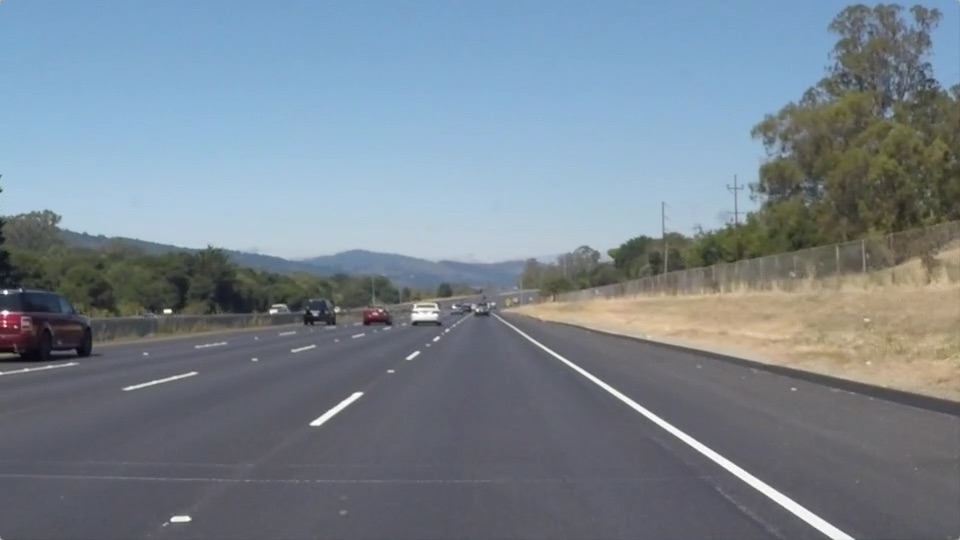
#> input picture test_images/solidWhiteRight.jpg, 960 x 540 px
$ jupyter execute --allow-errors P1.ipynb   (shell and % lines are left out)
#> lines starting #> are read from the running program, lines starting #| are printed output that depends on the picture; after the words box and inside, x2 and y2 are one past the last pixel; in counts of white or black regions, pixels touching at a corner belong together
# **Finding Lane Lines on the Road**
***
In this project, you will use the tools you learned about in the lesson to identify lane lines on the road.  You can develop your pipeline on a series of individual images, and later apply the result to a video stream (really just a series of images). Check out the video clip "raw-lines-example.mp4" (also contained in this repository) to see what the output should look like after using the helper functions below.

Once you have a result that looks roughly like "raw-lines-example.mp4", you'll need to get creative and try to average and/or extrapolate the line segments you've detected to map out the full extent of the lane lines.  You can see an example of the result you're going for in the video "P1_example.mp4".  Ultimately, you would like to draw just one line for the left side of the lane, and one for the right.

---
Let's have a look at our first image called 'test_images/solidWhiteRight.jpg'.  Run the 2 cells below (hit Shift-Enter or the "play" button above) to display the image.

**Note** If, at any point, you encounter frozen display windows or other confounding issues, you can always start again with a clean slate by going to the "Kernel" menu above and selecting "Restart & Clear Output".

---

**The tools you have are color selection, region of interest selection, grayscaling, Gaussian smoothing, Canny Edge Detection and Hough Tranform line detection.  You  are also free to explore and try other techniques that were not presented in the lesson.  Your goal is piece together a pipeline to detect the line segments in the image, then average/extrapolate them and draw them onto the image for display (as below).  Once you have a working pipeline, try it out on the video stream below.**

---

<figure>

 <figcaption>
 <p></p>
 <p style="text-align: center;"> Your output should look something like this (above) after detecting line segments using the helper functions below </p>
 </figcaption>
</figure>
 <p></p>
<figure>

 <figcaption>
 <p></p>
 <p style="text-align: center;"> Your goal is to connect/average/extrapolate line segments to get output like this</p>
 </figcaption>
</figure>

[cell 1]
#importing some useful packages
import matplotlib.pyplot as plt
import matplotlib.image as mpimg
import numpy as np
import cv2

[cell 2]
#reading in an image
image = mpimg.imread('test_images/solidWhiteRight.jpg')
#> image is the input picture: shape (540, 960, 3); mean R, G, B 120.3, 132.6, 143.7
#printing out some stats and plotting
print('This image is:', type(image), 'with dimesions:', image.shape)
#| This image is: <class 'numpy.ndarray'> with dimesions: (540, 960, 3)
plt.imshow(image)  # if you wanted to show a single color channel image called 'gray', for example, call as plt.imshow(gray, cmap='gray')

**Some OpenCV functions (beyond those introduced in the lesson) that might be useful for this project are:**

`cv2.inRange()` for color selection
`cv2.fillPoly()` for regions selection
`cv2.line()` to draw lines on an image given endpoints
`cv2.addWeighted()` to coadd / overlay two images
`cv2.cvtColor()` to grayscale or change color
`cv2.imwrite()` to output images to file
`cv2.bitwise_and()` to apply a mask to an image

**Check out the OpenCV documentation to learn about these and discover even more awesome functionality!**

Below are some helper functions to help get you started. They should look familiar from the lesson!

[cell 3]
import math

def grayscale(img):
    """Applies the Grayscale transform
    This will return an image with only one color channel
    but NOTE: to see the returned image as grayscale
    (assuming your grayscaled image is called 'gray')
    you should call plt.imshow(gray, cmap='gray')"""
    return cv2.cvtColor(img, cv2.COLOR_RGB2GRAY)
    # Or use BGR2GRAY if you read an image with cv2.imread()
    # return cv2.cvtColor(img, cv2.COLOR_BGR2GRAY)

def canny(img, low_threshold, high_threshold):
    """Applies the Canny transform"""
    return cv2.Canny(img, low_threshold, high_threshold)

def gaussian_blur(img, kernel_size):
    """Applies a Gaussian Noise kernel"""
    return cv2.GaussianBlur(img, (kernel_size, kernel_size), 0)

def region_of_interest(img, vertices):
    """
    Applies an image mask.

    Only keeps the region of the image defined by the polygon
    formed from `vertices`. The rest of the image is set to black.
    """
    #defining a blank mask to start with
    mask = np.zeros_like(img)

    #defining a 3 channel or 1 channel color to fill the mask with depending on the input image
    if len(img.shape) > 2:
        channel_count = img.shape[2]  # i.e. 3 or 4 depending on your image
        ignore_mask_color = (255,) * channel_count
    else:
        ignore_mask_color = 255

    #filling pixels inside the polygon defined by "vertices" with the fill color
    cv2.fillPoly(mask, vertices, ignore_mask_color)

    #returning the image only where mask pixels are nonzero
    masked_image = cv2.bitwise_and(img, mask)
    return masked_image


# Python 3 has support for cool math symbols.

def weighted_img(img, initial_img, α=0.8, β=1., λ=0.):
    """
    `img` is the output of the hough_lines(), An image with lines drawn on it.
    Should be a blank image (all black) with lines drawn on it.

    `initial_img` should be the image before any processing.

    The result image is computed as follows:

    initial_img * α + img * β + λ
    NOTE: initial_img and img must be the same shape!
    """
    return cv2.addWeighted(initial_img, α, img, β, λ)


def two_lines_aproximation(lines, img_shape):
    """
    Function input is list of lines detected on the images
    function distribute lines to left with negative slope and to right with positive slope
    find mean slope for left line and for right line
    On list of left(right) lines and mean slope, function builds one line
    """
    left_lines = []
    right_lines = []
    slopes = []

    for line in lines:
        s = slope(line)
        slopes.append(s)
        if s > 0.0 :
            right_lines.append(line)
        else :
            left_lines.append(line)

    left_slopes = [i for i in slopes if i < 0]
    right_slopes = [i for i in slopes if i > 0]

    left_slope = np.mean(np.array(left_slopes))
    right_slope = np.mean(np.array(right_slopes))

    left_line = get_one_line(left_lines, left_slope, img_shape)
    right_line = get_one_line(right_lines, right_slope, img_shape)

    return np.array([[left_line, right_line]])

def get_one_line(lines, slope, img_shape):

    points = []
    for line in lines:
        for x1,y1,x2,y2 in line:
            points.append([x1,y1])
            points.append([x2,y2])

    if len(points) == 0:
        return [0,0,0,0]

    upper_point = min(points, key=lambda point: point[1])
    upper_point = [int(np.mean(np.array([p[0] for p in points if p[1] == upper_point[1]]))), upper_point[1]]

    x2 = upper_point[0]
    y2 = upper_point[1]
    y1 = img_shape[0]
    x1 = int(x2 - (y2 - y1)/slope)

    return [x1,y1,x2,y2]


def slope(line):
    for x1,y1,x2,y2 in line:
        return (y2-y1) / (x2-x1)


def draw_lines(img, lines, color=[255, 0, 0], thickness=6):
    """
    NOTE: this is the function you might want to use as a starting point once you want to
    average/extrapolate the line segments you detect to map out the full
    extent of the lane (going from the result shown in raw-lines-example.mp4
    to that shown in P1_example.mp4).

    Think about things like separating line segments by their
    slope ((y2-y1)/(x2-x1)) to decide which segments are part of the left
    line vs. the right line.  Then, you can average the position of each of
    the lines and extrapolate to the top and bottom of the lane.

    This function draws `lines` with `color` and `thickness`.
    Lines are drawn on the image inplace (mutates the image).
    If you want to make the lines semi-transparent, think about combining
    this function with the weighted_img() function below
    """
    lines = two_lines_aproximation(lines, img.shape)

    for line in lines:
        for x1,y1,x2,y2 in line:
            cv2.line(img, (x1, y1), (x2, y2), color, thickness)


def hough_lines(img, rho, theta, threshold, min_line_len, max_line_gap):
    """
    `img` should be the output of a Canny transform.

    Returns an image with hough lines drawn.
    """
    lines = cv2.HoughLinesP(img, rho, theta, threshold, np.array([]), minLineLength=min_line_len, maxLineGap=max_line_gap)
    line_img = np.zeros((img.shape[0], img.shape[1], 3), dtype=np.uint8)
    draw_lines(line_img, lines)
    return line_img

## Test on Images

Now you should build your pipeline to work on the images in the directory "test_images"
**You should make sure your pipeline works well on these images before you try the videos.**

[cell 4]
import os
os.listdir("test_images/")

run your solution on all test_images and make copies into the test_images directory).

[cell 5]
# then save them to the test_images directory.
def find_lane_lines(img, kernel_size, canny_lowThreshold, canny_highThreshold,
                    rho, theta, threshold, min_line_len, max_line_gap, vertices) :
    gray_scale_img = grayscale(img)
    gaussian_gray_img = gaussian_blur(gray_scale_img, kernel_size)
    bounded_img = region_of_interest(canny(gaussian_gray_img, canny_lowThreshold, canny_highThreshold), vertices)
    img_with_lines = hough_lines(bounded_img, rho, theta, threshold, min_line_len, max_line_gap)
    return weighted_img(img_with_lines, img)

def verticies_of_region_of_interest(img):
    return np.array([[(0,img.shape[0]),(img.shape[1]*0.4, img.shape[0]*0.65), (img.shape[1]*0.6, img.shape[0]*0.65), (img.shape[1],img.shape[0])]], dtype=np.int32)

def process_image(image):
    # The output is a color image (3 channel) for processing video below
    # image with lines are drawn on lanes)
    vertices = verticies_of_region_of_interest(image)
    result = find_lane_lines(image,
                             kernel_size = 9, canny_lowThreshold = 50, canny_highThreshold = 150,
                             rho = 1, theta = np.pi/180,
                             threshold = 50, min_line_len = 100, max_line_gap = 160,
                             vertices = vertices)

    return result

imagePathList = os.listdir("test_images/")
count = 0
for path in imagePathList:
    img = mpimg.imread("test_images/" + path)
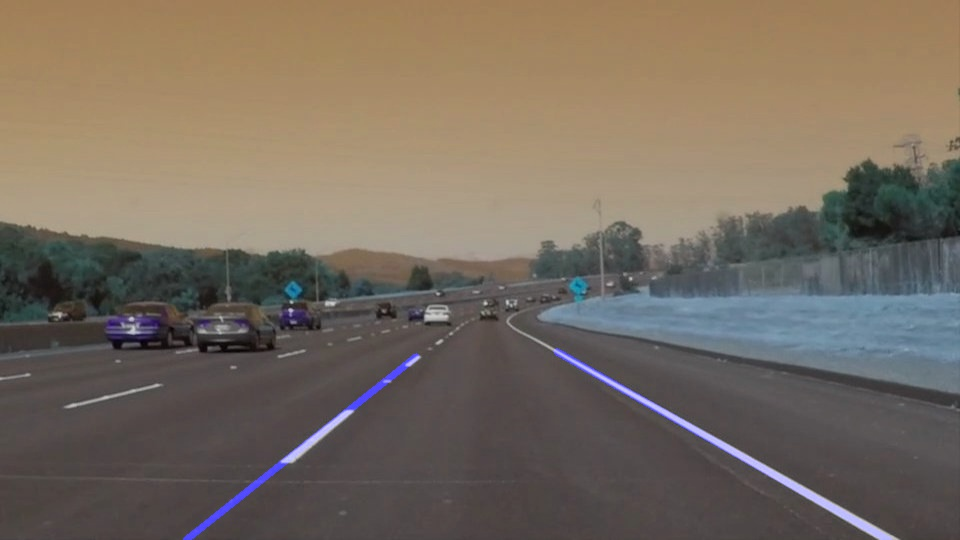
#> input picture test_images/new_solidWhiteCurve.jpg, 960 x 540 px
#> img is the input picture: shape (540, 960, 3); mean R, G, B 118.4, 107.5, 95.8
    img = process_image(img)
#> in process_image, `vertices = verticies_of_region_of_interest(image)`: vertices = [[0, 540], [384, 351], [576, 351], [960, 540]]
#> in grayscale, `return cv2.cvtColor(img, cv2.COLOR_RGB2GRAY)`:
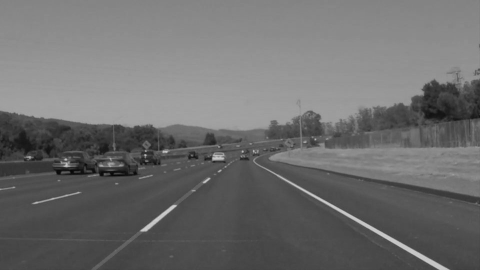
#> returned value: shape (540, 960) (shown at 1/2 size); min 3, max 211, mean 109.5
#> in canny, `return cv2.Canny(img, low_threshold, high_threshold)`:
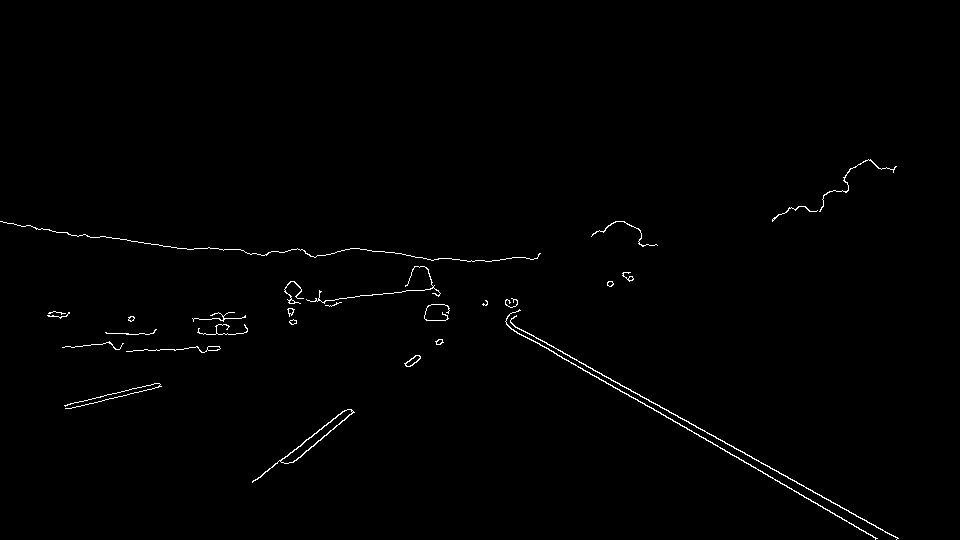
#> returned value: shape (540, 960); 0.73% white in thin lines or dots, all inside (x1, y1, x2, y2) = (0, 159, 899, 540)
#> in region_of_interest, `cv2.fillPoly(mask, vertices, ignore_mask_color)`:
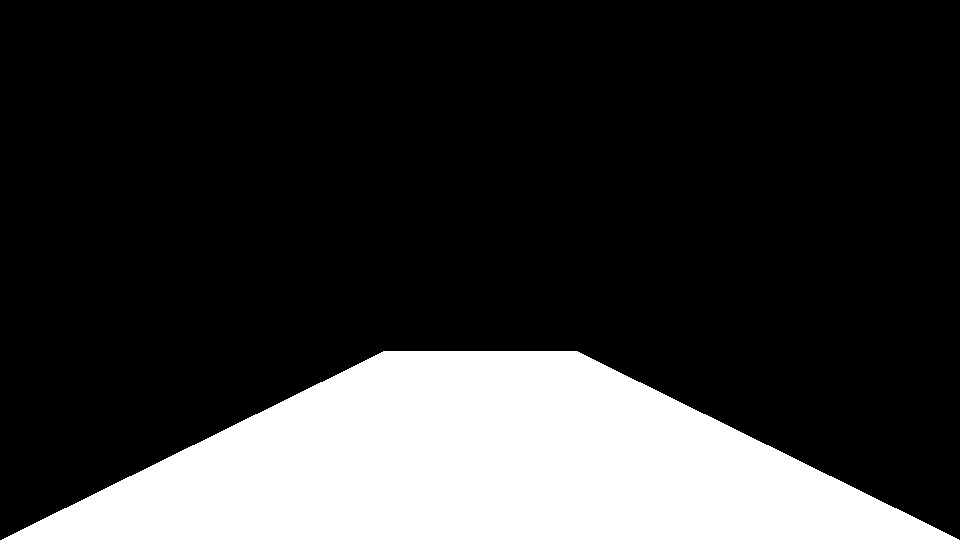
#> mask: shape (540, 960); 21% white; 1 white region, box (x1, y1, x2, y2) and area: (2, 351, 959, 540) 108869
#> in region_of_interest, `masked_image = cv2.bitwise_and(img, mask)`:
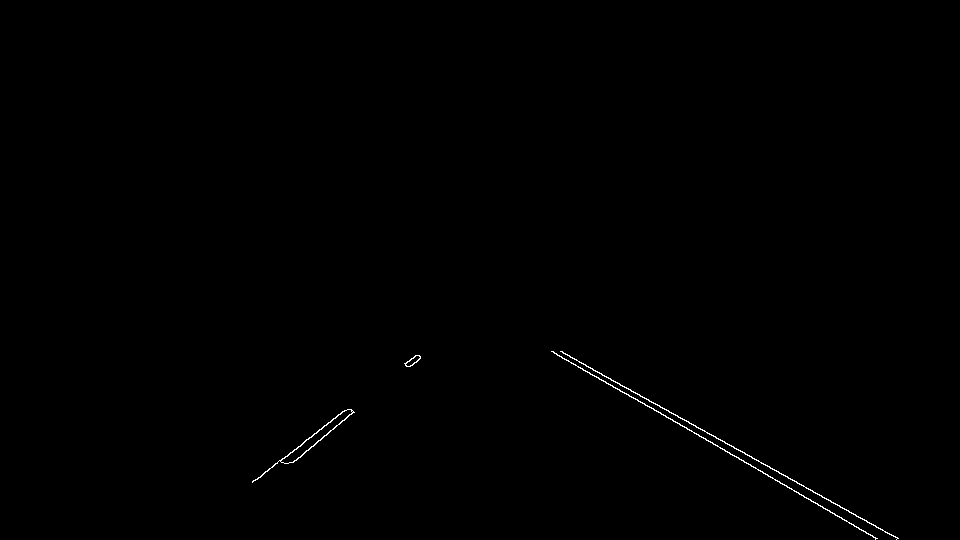
#> masked_image: shape (540, 960); 0.27% white in thin lines or dots, all inside (x1, y1, x2, y2) = (252, 351, 899, 540)
#> in hough_lines, `lines = cv2.HoughLinesP(img, rho, theta, threshold, np.array([]), minL..`: lines = [[552, 351, 877, 538], [560, 351, 898, 538], [252, 481, 404, 363], [293, 462, 419, 356], [619, 389, 872, 535], [257, 479, 416, 355]]
#> the loop in two_lines_aproximation, `for line in lines:` made 6 passes
#> (line, s) on passes 1 to 6: ([[552, 351, 877, 538]], 0.575), ([[560, 351, 898, 538]], 0.553), ([[252, 481, 404, 363]], -0.776), ([[293, 462, 419, 356]], -0.841), ([[619, 389, 872, 535]], 0.577), ([[257, 479, 416, 355]], -0.78)
#> after the loop in two_lines_aproximation, `for line in lines:`: left_lines = [[[252, 481, 404, 363]], [[293, 462, 419, 356]], [[257, 479, 416, 355]]]; right_lines = [[[552, 351, 877, 538]], [[560, 351, 898, 538]], [[619, 389, 872, 535]]]; slopes = [0.575, 0.553, -0.776, -0.841, 0.577, -0.78]
#> in two_lines_aproximation, `left_slopes = [i for i in slopes if i < 0]`: left_slopes = [-0.776, -0.841, -0.78]
#> in two_lines_aproximation, `right_slopes = [i for i in slopes if i > 0]`: right_slopes = [0.575, 0.553, 0.577]
#> in two_lines_aproximation, `left_slope = np.mean(np.array(left_slopes))`: left_slope = -0.799
#> in two_lines_aproximation, `right_slope = np.mean(np.array(right_slopes))`: right_slope = 0.569
#> the loop in get_one_line, `for line in lines:` made 3 passes
#> after the loop in get_one_line, `for line in lines:`: points = [[252, 481], [404, 363], [293, 462], [419, 356], [257, 479], [416, 355]]
#> in get_one_line, `upper_point = min(points, key=lambda point: point[1])`: upper_point = [416, 355]
#> in get_one_line, `x2 = upper_point[0]`: x2 = 416
#> in get_one_line, `y2 = upper_point[1]`: y2 = 355
#> in get_one_line, `x1 = int(x2 - (y2 - y1)/slope)`: x1 = 184
#> in two_lines_aproximation, `left_line = get_one_line(left_lines, left_slope, img_shape)`: left_line = [184, 540, 416, 355]
#> the loop in get_one_line (call 2), `for line in lines:` made 3 passes
#> in two_lines_aproximation, `right_line = get_one_line(right_lines, right_slope, img_shape)`: right_line = [888, 540, 556, 351]
#> in draw_lines, `lines = two_lines_aproximation(lines, img.shape)`: lines = [[184, 540, 416, 355], [888, 540, 556, 351]]
#> the loop in draw_lines, `for line in lines:` made 1 pass
#> line on pass 1: [[184, 540, 416, 355], [888, 540, 556, 351]]
#> in weighted_img, `return cv2.addWeighted(initial_img, α, img, β, λ)`:
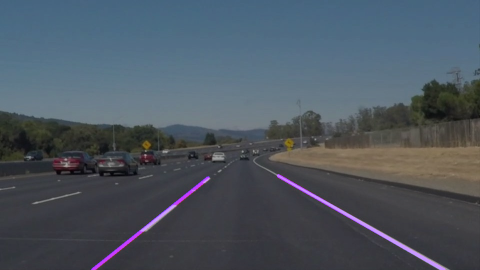
#> returned value: shape (540, 960, 3) (shown at 1/2 size); mean of channels 0, 1, 2 96.1, 86, 76.6; drawn as B, G, R
    plt.imshow(img)
    cv2.imwrite("test_images/" + "new_" + path, img)
#> pass 2 of the loop `for path in imagePathList:`:
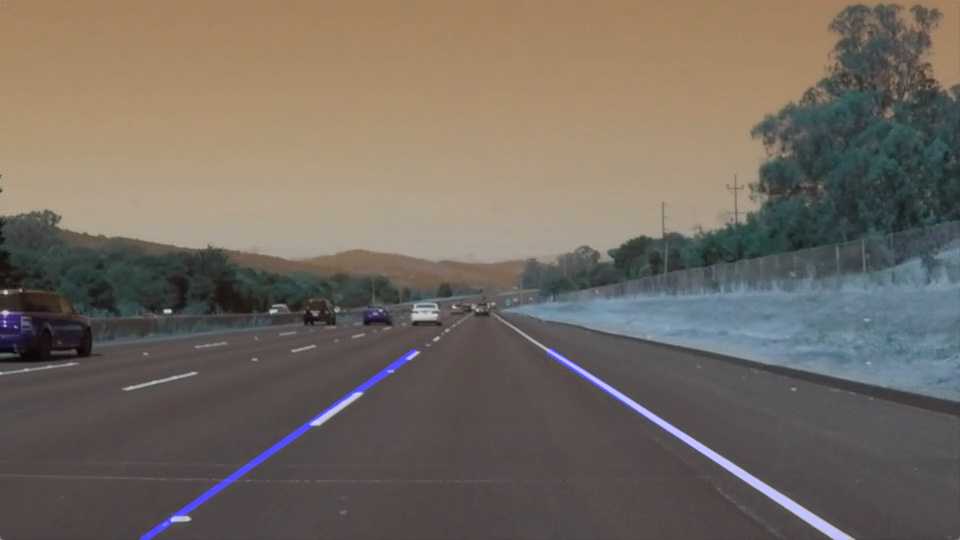
#> input picture test_images/new_solidWhiteRight.jpg, 960 x 540 px
#> img is the input picture: shape (540, 960, 3); mean R, G, B 114.9, 106, 97.2
#> in region_of_interest (call 2), `masked_image = cv2.bitwise_and(img, mask)`:
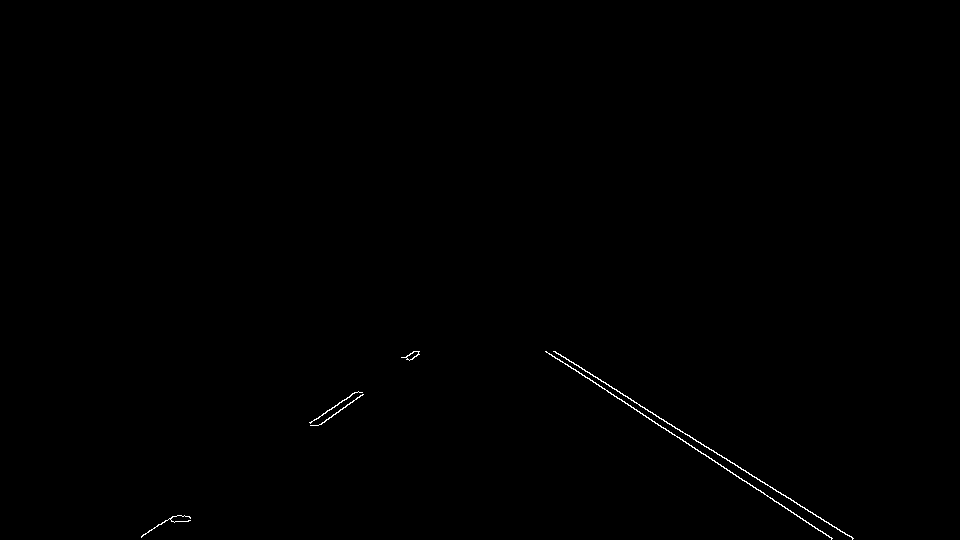
#> masked_image: shape (540, 960); 0.24% white in thin lines or dots, all inside (x1, y1, x2, y2) = (141, 351, 854, 540)
#> the loop in two_lines_aproximation (call 2), `for line in lines:` made 7 passes
#> (line, s) on passes 1 to 4: ([[553, 351, 853, 538]], 0.623), ([[546, 351, 772, 498]], 0.65), ([[545, 351, 831, 537]], 0.65), ([[141, 537, 417, 351]], -0.674)
#> the loop in draw_lines (call 2), `for line in lines:` made 1 pass
#> line on pass 1: [[135, 540, 416, 351], [844, 540, 548, 351]]
#> in weighted_img (call 2), `return cv2.addWeighted(initial_img, α, img, β, λ)`:
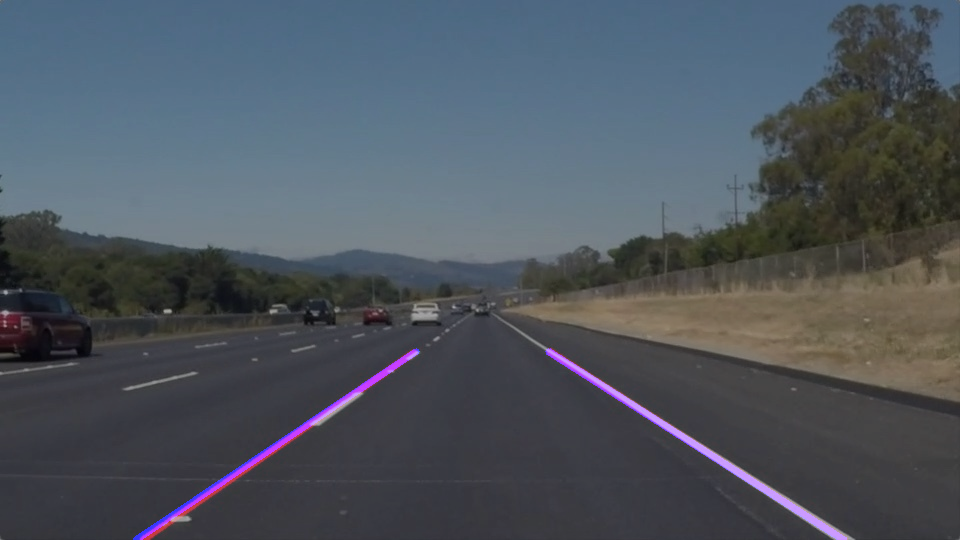
#> returned value: shape (540, 960, 3); mean of channels 0, 1, 2 93.3, 84.8, 77.7; drawn as B, G, R
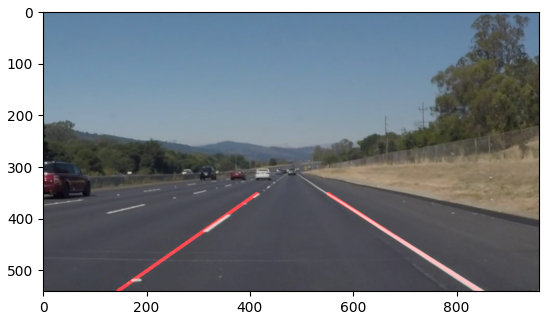
#> figure drawn by matplotlib, 1 panel

## Test on Videos

You know what's cooler than drawing lanes over images? Drawing lanes over video!

We can test our solution on two provided videos:

`solidWhiteRight.mp4`

`solidYellowLeft.mp4`

[cell 6]
# Import everything needed to edit/save/watch video clips
from moviepy.editor import VideoFileClip
from IPython.display import HTML

Let's try the one with the solid white lane on the right first ...

[cell 7]
white_output = 'white.mp4'
#> white_output = 'white.mp4'
#> (the rest of this cell did not finish here and is left out)
